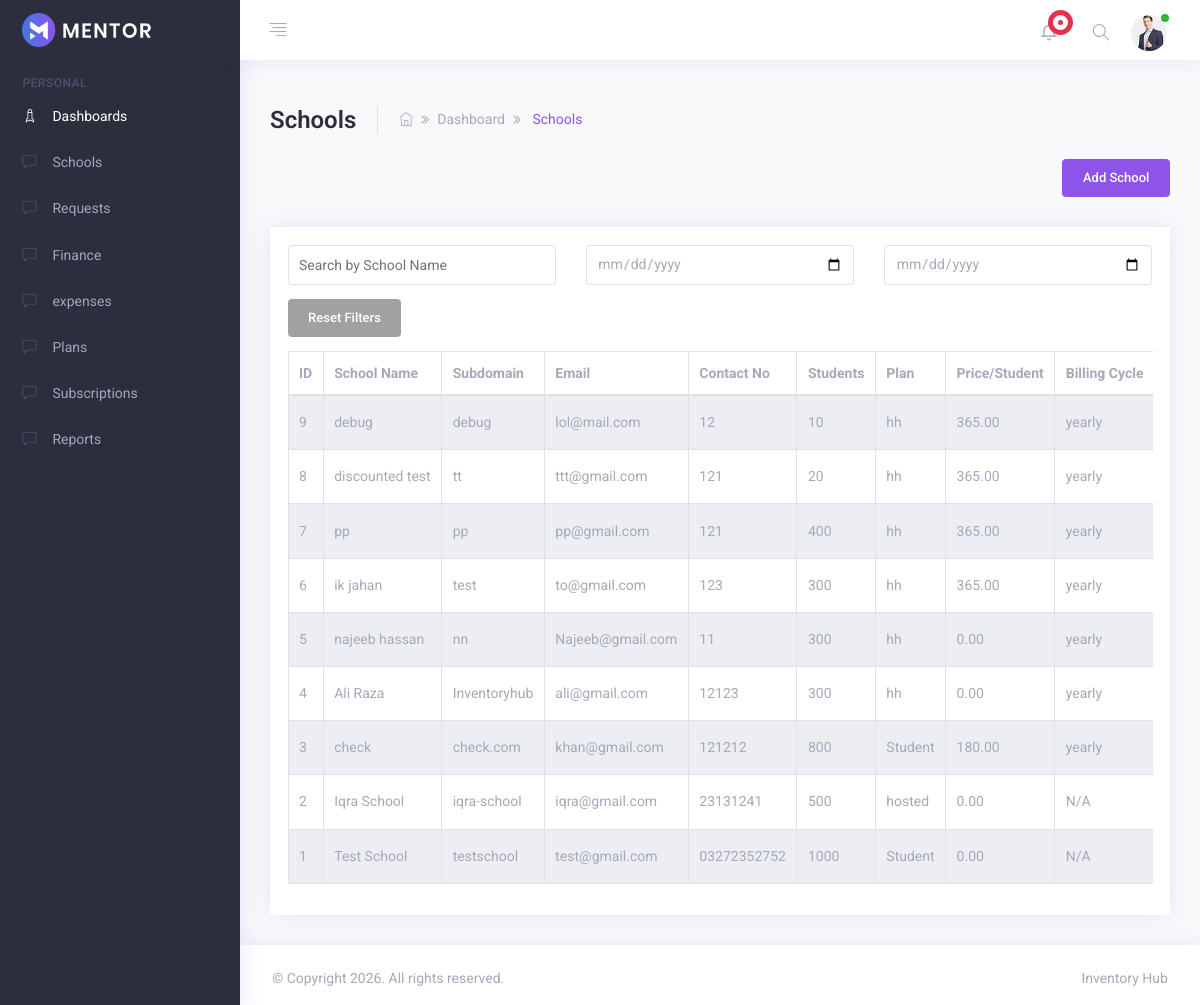
The page /App/Modules/SAAS_admin/views/schools/schools.php (signed in) on the database as committed earlier.
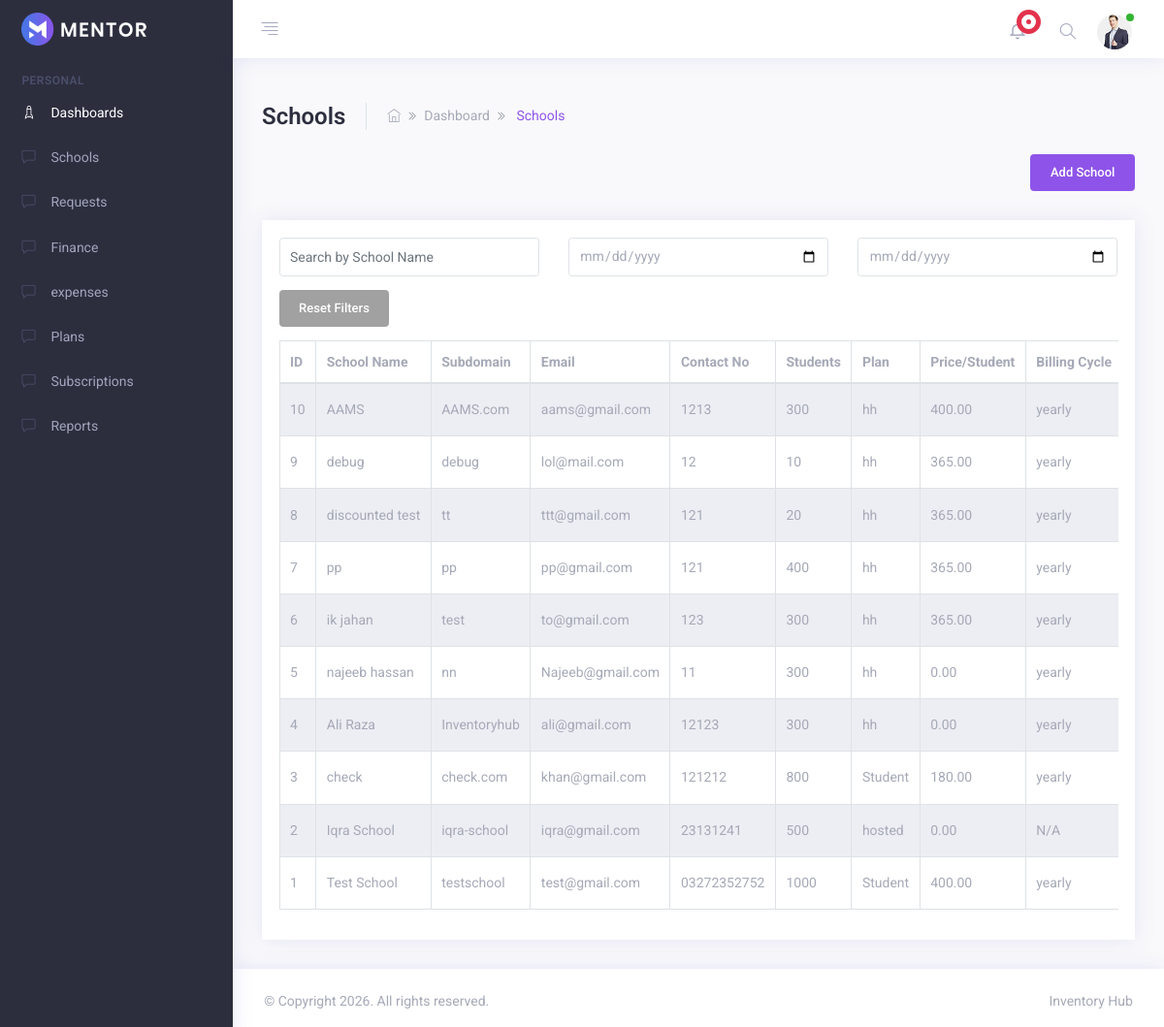
The same page on the database as committed later.
### tables this page shows
CREATE TABLE `schools` (
  `id` int(11) NOT NULL,
  `name` varchar(100) NOT NULL,
  `school_code` varchar(100) DEFAULT NULL,
  `logo_path` varchar(255) DEFAULT NULL,
  `address` varchar(255) DEFAULT NULL,
  `city` varchar(255) DEFAULT NULL,
  `boards` varchar(255) DEFAULT NULL,
  `subdomain` varchar(100) DEFAULT NULL,
  `email` varchar(100) NOT NULL,
  `password` varchar(255) DEFAULT NULL,
  `contact_no` varchar(20) NOT NULL,
  `estimated_students` int(11) NOT NULL,
  `total_student` int(11) DEFAULT NULL,
  `plan` varchar(100) NOT NULL,
  `status` enum('active','blocked','block','inactive','pending','suspended','expired','rejected') DEFAULT 'active',
  `storage_used` bigint(20) DEFAULT 0,
  `db_size` bigint(20) DEFAULT 0,
  `start_date` datetime DEFAULT current_timestamp(),
  `expires_at` datetime DEFAULT NULL,
  `created_at` datetime DEFAULT current_timestamp(),
  `updated_at` datetime DEFAULT current_timestamp() ON UPDATE current_timestamp()
);

CREATE TABLE `saas_school_subscriptions` (
  `subscription_id` int(11) NOT NULL,
  `school_id` int(11) NOT NULL,
  `plan_name` varchar(100) DEFAULT NULL,
  `price_per_student` decimal(10,2) DEFAULT NULL,
  `students_count` int(11) DEFAULT NULL,
  `billing_cycle` enum('yearly','monthly') DEFAULT 'yearly',
  `start_date` date DEFAULT NULL,
  `end_date` date DEFAULT NULL,
  `status` enum('active','expired','suspended') DEFAULT 'active',
  `created_at` timestamp NOT NULL DEFAULT current_timestamp()
);

### App/Modules/SAAS_admin/Controllers/School_controller.php (called while the page is built, shortened)
<?php
require_once '../../models/school_model.php';
class SchoolController
{
    private $school;
    public function __construct($db)
    {
        $this->school = new School($db);
    }
    public function index()
    {
        return $this->school->getAll();
    }
}
?>

### App/Modules/SAAS_admin/Models/school_model.php (called while the page is built, shortened)
<?php
class School
{
    private $db;
    public function __construct($db)
    {
        $this->db = $db;
    }
    public function getAll()
    {
        $stmt = $this->db->prepare("SELECT * FROM schools ORDER BY created_at DESC");
        $stmt->execute();
        return $stmt->fetchAll(PDO::FETCH_ASSOC);
    }
}
?>

### App/Modules/SAAS_admin/Views/schools/schools.php (the view, shortened to what the changed rows need)
<?php
require_once '../../../../Config/connection.php';
require_once '../../Controllers/School_controller.php';
$schoolController = new SchoolController($DB_con);
$schools = $schoolController->index();
?>
<!DOCTYPE html>
<html lang="en">
<head>
    <link rel="stylesheet" type="text/css" href="../../../../../public/assets/css/vendors.css" />
    <link rel="stylesheet" type="text/css" href="../../../../../public/assets/css/style.css" />
</head>
<body>
    <div class="app">
        <div class="app-wrap">
            <div class="app-container">
                <div class="app-main" id="main">
                    <div class="container-fluid">
                        <div class="row">
                            <div class="col-md-12 m-b-30">
                                <div class="d-block d-lg-flex flex-nowrap align-items-center">
                                    <div class="page-title mr-4 pr-4 border-right">
                                        <h1>Schools</h1>
                                    </div>
                                </div>
                            </div>
                        </div>
                        <div class="row">
                            <div class="col-lg-12">
                                <div class="card card-statistics">
                                    <div class="card-body">
                                        <div class="datatable-wrapper table-responsive">
                                            <table id="datatable" class="display compact table table-striped table-bordered">
                                                <thead>
                                                    <tr>
                                                        <th>ID</th>
                                                        <th>School Name</th>
                                                        <th>Subdomain</th>
                                                        <th>Email</th>
                                                        <th>Contact No</th>
                                                        <th>Students</th>
                                                        <th>Plan</th>
                                                        <th>Price/Student</th>
                                                        <th>Billing Cycle</th>
                                                    </tr>
                                                </thead>
                                                <tbody>
                                                    <?php if(!empty($schools)): ?>
                                                        <?php foreach($schools as $school): ?>
                                                            <tr>
                                                                <td><?php echo htmlspecialchars($school['id']); ?></td>
                                                                <td><?php echo htmlspecialchars($school['name']); ?></td>
                                                                <td><?php echo htmlspecialchars($school['subdomain']); ?></td>
                                                                <td><?php echo htmlspecialchars($school['email']); ?></td>
                                                                <td><?php echo htmlspecialchars($school['contact_no']); ?></td>
                                                                <td><?php echo htmlspecialchars($school['estimated_students']); ?></td>
                                                                <td><?php echo htmlspecialchars($school['plan']); ?></td>
                                                                <td>
                                                                    <?php
                                                                    $subsQuery = $DB_con->prepare("SELECT price_per_student FROM saas_school_subscriptions WHERE school_id = ? LIMIT 1");
                                                                    $subsQuery->execute([$school['id']]);
                                                                    $subData = $subsQuery->fetch(PDO::FETCH_ASSOC);
                                                                    echo htmlspecialchars($subData['price_per_student'] ?? '0.00');
                                                                    ?>
                                                                </td>
                                                                <td>
                                                                    <?php
                                                                    $billQuery = $DB_con->prepare("SELECT billing_cycle FROM saas_school_subscriptions WHERE school_id = ? LIMIT 1");
                                                                    $billQuery->execute([$school['id']]);
                                                                    $billData = $billQuery->fetch(PDO::FETCH_ASSOC);
                                                                    echo htmlspecialchars($billData['billing_cycle'] ?? 'N/A');
                                                                    ?>
                                                                </td>
                                                            </tr>
                                                        <?php endforeach; ?>
                                                    <?php else: ?>
                                                        <tr>
                                                            <td colspan="13" class="text-center text-muted">No schools found</td>
                                                        </tr>
                                                    <?php endif; ?>
                                                </tbody>
                                            </table>
                                        </div>
                                    </div>
                                </div>
                            </div>
                        </div>
                    </div>
                </div>
            </div>
        </div>
    </div>

Rows that differ between the two databases and show on the page:
added schools: id "10", name "AAMS", subdomain "AAMS.com", email "aams@gmail.com", contact_no "1213", estimated_students "300", plan "hh", saas_school_subscriptions.price_per_student "400.00", saas_school_subscriptions.billing_cycle "yearly"
changed schools "Test School": saas_school_subscriptions.price_per_student "0.00" → "400.00"; saas_school_subscriptions.billing_cycle "N/A" → "yearly"
